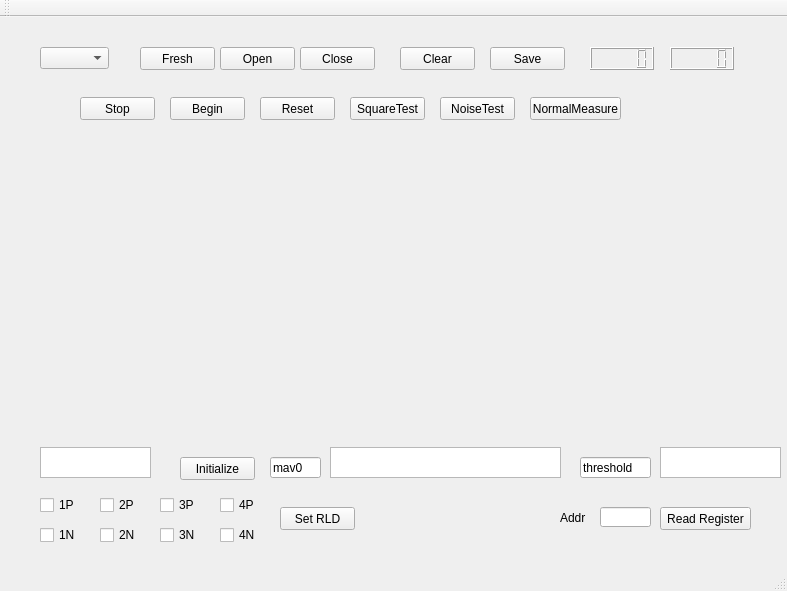
<?xml version="1.0" encoding="UTF-8"?>
<ui version="4.0">
 <class>MainWindow</class>
 <widget class="QMainWindow" name="MainWindow">
  <property name="geometry">
   <rect>
    <x>0</x>
    <y>0</y>
    <width>787</width>
    <height>591</height>
   </rect>
  </property>
  <property name="windowTitle">
   <string>MainWindow</string>
  </property>
  <widget class="QWidget" name="centralWidget">
   <widget class="QComboBox" name="portBox">
    <property name="geometry">
     <rect>
      <x>40</x>
      <y>30</y>
      <width>69</width>
      <height>22</height>
     </rect>
    </property>
   </widget>
   <widget class="QPushButton" name="freshButton">
    <property name="geometry">
     <rect>
      <x>140</x>
      <y>30</y>
      <width>75</width>
      <height>23</height>
     </rect>
    </property>
    <property name="text">
     <string>Fresh</string>
    </property>
   </widget>
   <widget class="QPushButton" name="openButton">
    <property name="geometry">
     <rect>
      <x>220</x>
      <y>30</y>
      <width>75</width>
      <height>23</height>
     </rect>
    </property>
    <property name="text">
     <string>Open</string>
    </property>
   </widget>
   <widget class="QPushButton" name="ResetButton">
    <property name="geometry">
     <rect>
      <x>260</x>
      <y>80</y>
      <width>75</width>
      <height>23</height>
     </rect>
    </property>
    <property name="text">
     <string>Reset</string>
    </property>
   </widget>
   <widget class="QPushButton" name="closeButton">
    <property name="geometry">
     <rect>
      <x>300</x>
      <y>30</y>
      <width>75</width>
      <height>23</height>
     </rect>
    </property>
    <property name="text">
     <string>Close</string>
    </property>
   </widget>
   <widget class="QLCDNumber" name="countNumber">
    <property name="geometry">
     <rect>
      <x>590</x>
      <y>30</y>
      <width>64</width>
      <height>23</height>
     </rect>
    </property>
    <property name="smallDecimalPoint">
     <bool>false</bool>
    </property>
    <property name="segmentStyle">
     <enum>QLCDNumber::Filled</enum>
    </property>
   </widget>
   <widget class="QLCDNumber" name="emgNumber">
    <property name="geometry">
     <rect>
      <x>670</x>
      <y>30</y>
      <width>64</width>
      <height>23</height>
     </rect>
    </property>
   </widget>
   <widget class="QCustomPlot" name="c1Plot" native="true">
    <property name="geometry">
     <rect>
      <x>40</x>
      <y>120</y>
      <width>661</width>
      <height>291</height>
     </rect>
    </property>
   </widget>
   <widget class="QPushButton" name="beginButton">
    <property name="geometry">
     <rect>
      <x>170</x>
      <y>80</y>
      <width>75</width>
      <height>23</height>
     </rect>
    </property>
    <property name="text">
     <string>Begin</string>
    </property>
   </widget>
   <widget class="QPushButton" name="stopButton">
    <property name="geometry">
     <rect>
      <x>80</x>
      <y>80</y>
      <width>75</width>
      <height>23</height>
     </rect>
    </property>
    <property name="text">
     <string>Stop</string>
    </property>
   </widget>
   <widget class="QPushButton" name="saveButton">
    <property name="geometry">
     <rect>
      <x>490</x>
      <y>30</y>
      <width>75</width>
      <height>23</height>
     </rect>
    </property>
    <property name="text">
     <string>Save</string>
    </property>
   </widget>
   <widget class="QPushButton" name="clearButton">
    <property name="geometry">
     <rect>
      <x>400</x>
      <y>30</y>
      <width>75</width>
      <height>23</height>
     </rect>
    </property>
    <property name="text">
     <string>Clear</string>
    </property>
   </widget>
   <widget class="QPushButton" name="testButton">
    <property name="geometry">
     <rect>
      <x>350</x>
      <y>80</y>
      <width>75</width>
      <height>23</height>
     </rect>
    </property>
    <property name="text">
     <string>SquareTest</string>
    </property>
   </widget>
   <widget class="QPushButton" name="initButton">
    <property name="geometry">
     <rect>
      <x>180</x>
      <y>440</y>
      <width>75</width>
      <height>23</height>
     </rect>
    </property>
    <property name="text">
     <string>Initialize</string>
    </property>
   </widget>
   <widget class="QTextEdit" name="GestureEdit">
    <property name="geometry">
     <rect>
      <x>40</x>
      <y>430</y>
      <width>111</width>
      <height>31</height>
     </rect>
    </property>
   </widget>
   <widget class="QTextEdit" name="Mav0">
    <property name="geometry">
     <rect>
      <x>330</x>
      <y>430</y>
      <width>231</width>
      <height>31</height>
     </rect>
    </property>
   </widget>
   <widget class="QTextEdit" name="Threshold">
    <property name="geometry">
     <rect>
      <x>660</x>
      <y>430</y>
      <width>121</width>
      <height>31</height>
     </rect>
    </property>
   </widget>
   <widget class="QLineEdit" name="lineEdit_2">
    <property name="geometry">
     <rect>
      <x>270</x>
      <y>440</y>
      <width>51</width>
      <height>21</height>
     </rect>
    </property>
    <property name="text">
     <string>mav0</string>
    </property>
   </widget>
   <widget class="QLineEdit" name="lineEdit_3">
    <property name="geometry">
     <rect>
      <x>580</x>
      <y>440</y>
      <width>71</width>
      <height>21</height>
     </rect>
    </property>
    <property name="text">
     <string>threshold</string>
    </property>
   </widget>
   <widget class="QCheckBox" name="checkBox1P">
    <property name="geometry">
     <rect>
      <x>40</x>
      <y>480</y>
      <width>71</width>
      <height>16</height>
     </rect>
    </property>
    <property name="text">
     <string>1P</string>
    </property>
   </widget>
   <widget class="QCheckBox" name="checkBox2P">
    <property name="geometry">
     <rect>
      <x>100</x>
      <y>480</y>
      <width>71</width>
      <height>16</height>
     </rect>
    </property>
    <property name="text">
     <string>2P</string>
    </property>
   </widget>
   <widget class="QCheckBox" name="checkBox3P">
    <property name="geometry">
     <rect>
      <x>160</x>
      <y>480</y>
      <width>71</width>
      <height>16</height>
     </rect>
    </property>
    <property name="text">
     <string>3P</string>
    </property>
   </widget>
   <widget class="QCheckBox" name="checkBox4P">
    <property name="geometry">
     <rect>
      <x>220</x>
      <y>480</y>
      <width>71</width>
      <height>16</height>
     </rect>
    </property>
    <property name="text">
     <string>4P</string>
    </property>
   </widget>
   <widget class="QCheckBox" name="checkBox1N">
    <property name="geometry">
     <rect>
      <x>40</x>
      <y>510</y>
      <width>71</width>
      <height>16</height>
     </rect>
    </property>
    <property name="text">
     <string>1N</string>
    </property>
   </widget>
   <widget class="QCheckBox" name="checkBox2N">
    <property name="geometry">
     <rect>
      <x>100</x>
      <y>510</y>
      <width>71</width>
      <height>16</height>
     </rect>
    </property>
    <property name="text">
     <string>2N</string>
    </property>
   </widget>
   <widget class="QCheckBox" name="checkBox3N">
    <property name="geometry">
     <rect>
      <x>160</x>
      <y>510</y>
      <width>71</width>
      <height>16</height>
     </rect>
    </property>
    <property name="text">
     <string>3N</string>
    </property>
   </widget>
   <widget class="QCheckBox" name="checkBox4N">
    <property name="geometry">
     <rect>
      <x>220</x>
      <y>510</y>
      <width>71</width>
      <height>16</height>
     </rect>
    </property>
    <property name="text">
     <string>4N</string>
    </property>
   </widget>
   <widget class="QPushButton" name="pushButtonRLD">
    <property name="geometry">
     <rect>
      <x>280</x>
      <y>490</y>
      <width>75</width>
      <height>23</height>
     </rect>
    </property>
    <property name="text">
     <string>Set RLD</string>
    </property>
   </widget>
   <widget class="QPushButton" name="pushButton_2">
    <property name="geometry">
     <rect>
      <x>660</x>
      <y>490</y>
      <width>91</width>
      <height>23</height>
     </rect>
    </property>
    <property name="text">
     <string>Read Register</string>
    </property>
   </widget>
   <widget class="QLineEdit" name="lineEditAddr">
    <property name="geometry">
     <rect>
      <x>600</x>
      <y>490</y>
      <width>51</width>
      <height>20</height>
     </rect>
    </property>
   </widget>
   <widget class="QLabel" name="label">
    <property name="geometry">
     <rect>
      <x>560</x>
      <y>490</y>
      <width>31</width>
      <height>21</height>
     </rect>
    </property>
    <property name="text">
     <string>Addr</string>
    </property>
   </widget>
   <widget class="QPushButton" name="noiseButton">
    <property name="geometry">
     <rect>
      <x>440</x>
      <y>80</y>
      <width>75</width>
      <height>23</height>
     </rect>
    </property>
    <property name="text">
     <string>NoiseTest</string>
    </property>
   </widget>
   <widget class="QPushButton" name="normalMeaButton">
    <property name="geometry">
     <rect>
      <x>530</x>
      <y>80</y>
      <width>91</width>
      <height>23</height>
     </rect>
    </property>
    <property name="text">
     <string>NormalMeasure</string>
    </property>
   </widget>
  </widget>
  <widget class="QMenuBar" name="menuBar">
   <property name="geometry">
    <rect>
     <x>0</x>
     <y>0</y>
     <width>787</width>
     <height>23</height>
    </rect>
   </property>
  </widget>
  <widget class="QToolBar" name="mainToolBar">
   <attribute name="toolBarArea">
    <enum>TopToolBarArea</enum>
   </attribute>
   <attribute name="toolBarBreak">
    <bool>false</bool>
   </attribute>
  </widget>
  <widget class="QStatusBar" name="statusBar"/>
 </widget>
 <layoutdefault spacing="6" margin="11"/>
 <customwidgets>
  <customwidget>
   <class>QCustomPlot</class>
   <extends>QWidget</extends>
   <header location="global">qcustomplot.h</header>
   <container>1</container>
  </customwidget>
 </customwidgets>
 <resources/>
 <connections/>
</ui>
